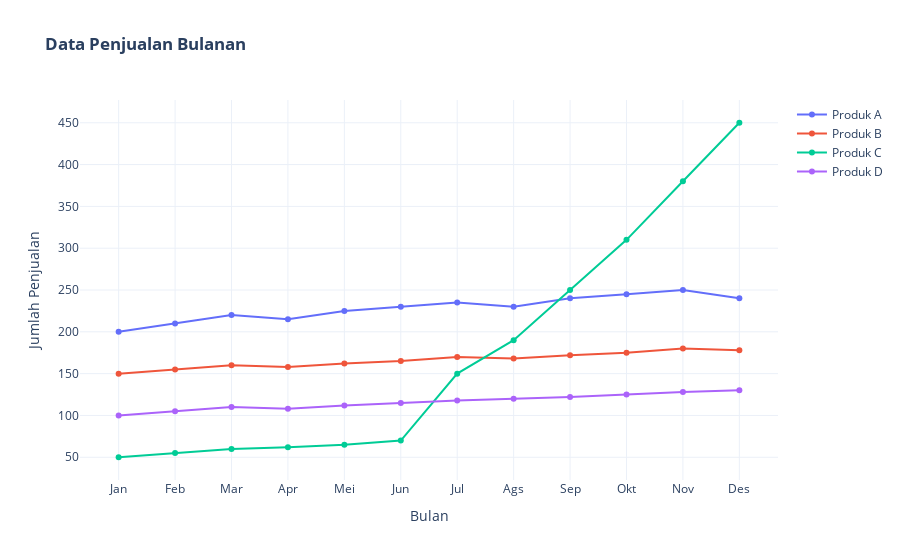

Notebook code cell kept with this figure:
### Markdown cell above
### Data Langkah 1

### Code cell
import plotly.graph_objects as go
import pandas as pd

# 1. Membuat data fiktif
data = {
    'Bulan': ['Jan', 'Feb', 'Mar', 'Apr', 'Mei', 'Jun', 'Jul', 'Ags', 'Sep', 'Okt', 'Nov', 'Des'],
    'Produk A': [200, 210, 220, 215, 225, 230, 235, 230, 240, 245, 250, 240],
    'Produk B': [150, 155, 160, 158, 162, 165, 170, 168, 172, 175, 180, 178],
    'Produk C': [50, 55, 60, 62, 65, 70, 150, 190, 250, 310, 380, 450], # Ada lonjakan dari Juli
    'Produk D': [100, 105, 110, 108, 112, 115, 118, 120, 122, 125, 128, 130]
}
df = pd.DataFrame(data)

# 2. Membuat visualisasi TANPA konteks
fig_before = go.Figure()

# Menambahkan semua data dengan bobot visual yang sama
for produk in ['Produk A', 'Produk B', 'Produk C', 'Produk D']:
    fig_before.add_trace(go.Scatter(x=df['Bulan'], y=df[produk], mode='lines+markers', name=produk))

# Memberi judul yang generik
fig_before.update_layout(
    title_text='<b>Data Penjualan Bulanan</b>',
    xaxis_title='Bulan',
    yaxis_title='Jumlah Penjualan',
    template='plotly_white' # Template standar
)

fig_before.show()

### Figure 1 — Plotly figure (JSON) as saved in the notebook; plotly's stock layout.template omitted (floating-point values rounded to 4 significant figures)
{"data": [{"mode": "lines+markers", "name": "Produk A", "type": "scatter", "x": ["Jan", "Feb", "Mar", "Apr", "Mei", "Jun", "Jul", "Ags", "Sep", "Okt", "Nov", "Des"], "y": [200, 210, 220, 215, 225, 230, 235, 230, 240, 245, 250, 240]}, {"mode": "lines+markers", "name": "Produk B", "type": "scatter", "x": ["Jan", "Feb", "Mar", "Apr", "Mei", "Jun", "Jul", "Ags", "Sep", "Okt", "Nov", "Des"], "y": [150, 155, 160, 158, 162, 165, 170, 168, 172, 175, 180, 178]}, {"mode": "lines+markers", "name": "Produk C", "type": "scatter", "x": ["Jan", "Feb", "Mar", "Apr", "Mei", "Jun", "Jul", "Ags", "Sep", "Okt", "Nov", "Des"], "y": [50, 55, 60, 62, 65, 70, 150, 190, 250, 310, 380, 450]}, {"mode": "lines+markers", "name": "Produk D", "type": "scatter", "x": ["Jan", "Feb", "Mar", "Apr", "Mei", "Jun", "Jul", "Ags", "Sep", "Okt", "Nov", "Des"], "y": [100, 105, 110, 108, 112, 115, 118, 120, 122, 125, 128, 130]}], "layout": {"title": {"text": "<b>Data Penjualan Bulanan</b>"}, "xaxis": {"title": {"text": "Bulan"}}, "yaxis": {"title": {"text": "Jumlah Penjualan"}}}}
